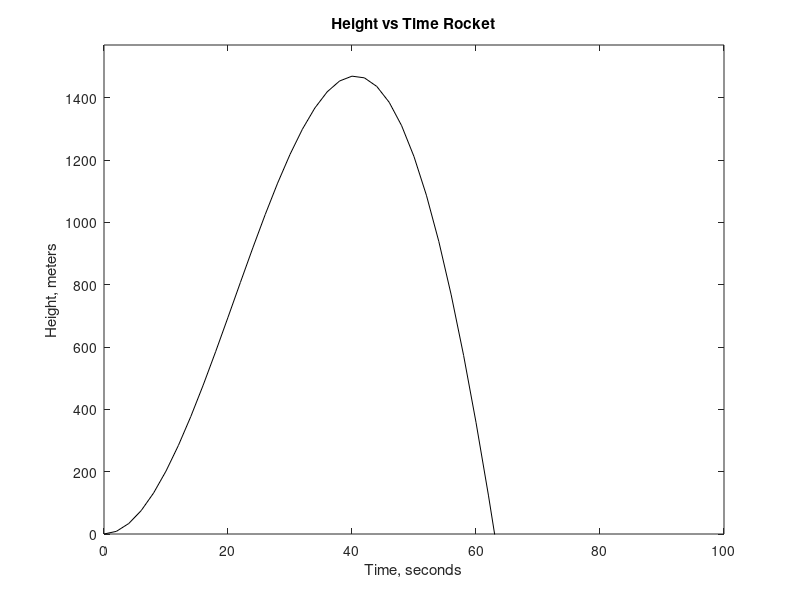

MATLAB code to generate this figure:
%Homework 3/22 Problem 1: Height of a Rocket
%Define time vector
t=[0:2:100];
%Height of a rocket equation
height=2.13*t.^2-0.0013*t.^4+ 0.000034*t.^4.751;
%Create a vector of the time values for when the height is greater than 0
%The last time value is the closest to when the height is 0
timehit=t(find(height>0))
%Find the maximum height of the rocket
mh=max(height)
%Plot the graph of height vs. Time
plot(t, height, '-k')
%Label graph
title('Height vs Time Rocket'), xlabel('Time, seconds'), ylabel('Height, meters')
%Set the axes, being sure to limit the minimum y axis value to 0, since we
%don't need the values after that since a y value of 0 indicates that the
%rocket has returned to the ground
axis ([0 100 0 mh+100])




